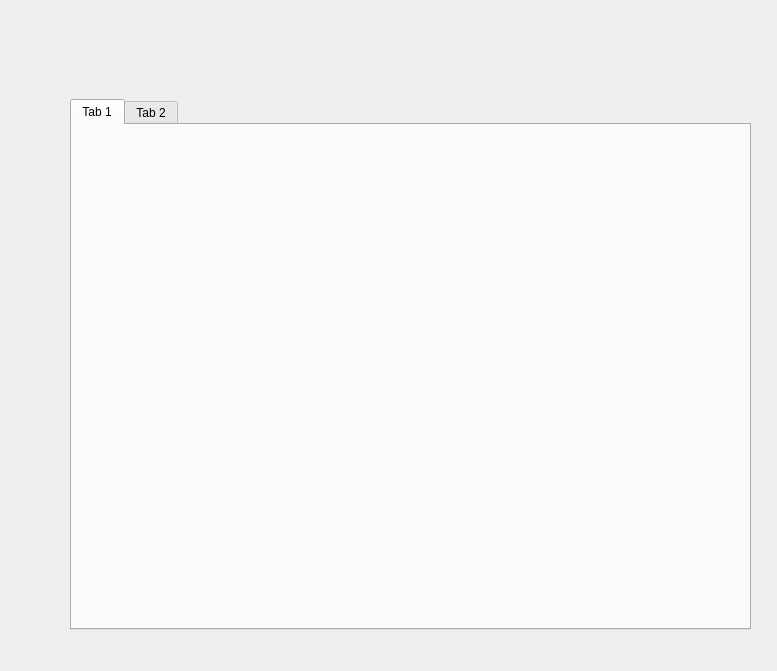
<?xml version="1.0" encoding="UTF-8"?>
<ui version="4.0">
 <class>Menu</class>
 <widget class="QWidget" name="Menu">
  <property name="geometry">
   <rect>
    <x>0</x>
    <y>0</y>
    <width>777</width>
    <height>671</height>
   </rect>
  </property>
  <property name="windowTitle">
   <string>Form</string>
  </property>
  <widget class="QTabWidget" name="tabWidget">
   <property name="geometry">
    <rect>
     <x>70</x>
     <y>99</y>
     <width>681</width>
     <height>531</height>
    </rect>
   </property>
   <property name="currentIndex">
    <number>0</number>
   </property>
   <widget class="QWidget" name="tab">
    <attribute name="title">
     <string>Tab 1</string>
    </attribute>
   </widget>
   <widget class="QWidget" name="tab_2">
    <attribute name="title">
     <string>Tab 2</string>
    </attribute>
   </widget>
  </widget>
 </widget>
 <resources/>
 <connections/>
</ui>
